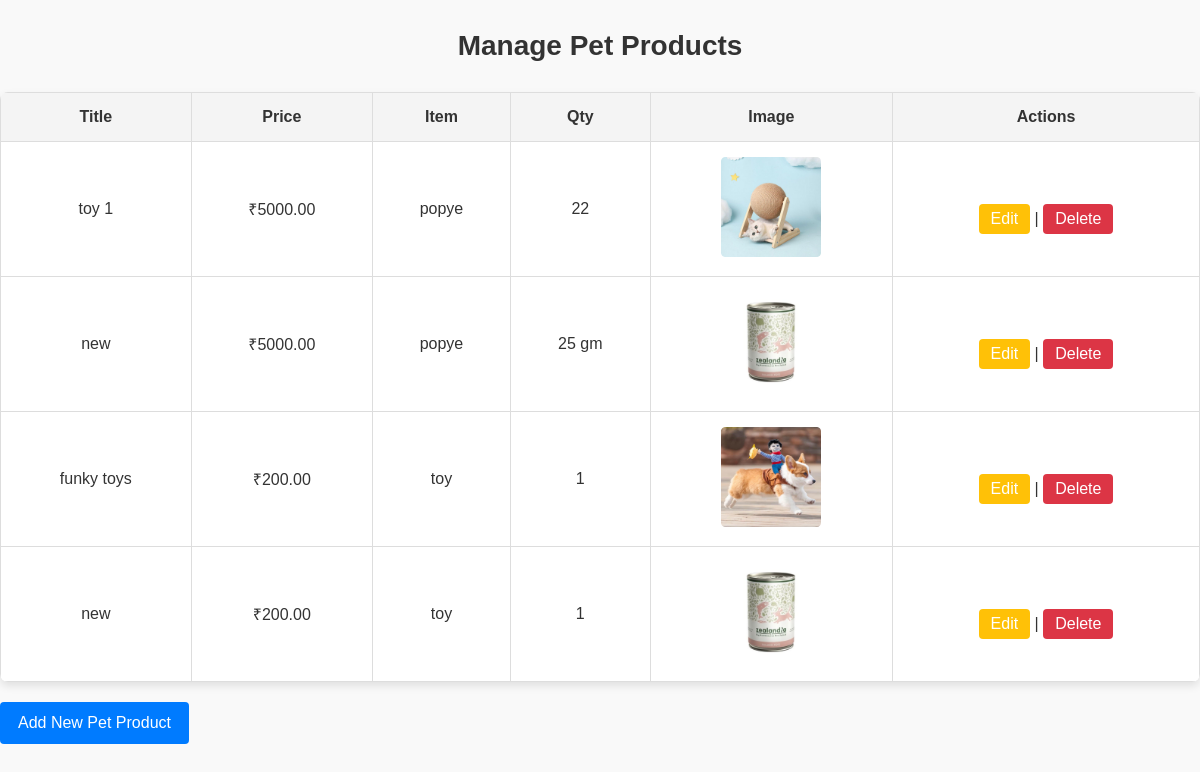
/manage_products.php, run on the app's committed database.
### tables this page shows
CREATE TABLE `pet_products` (
  `id` int(11) NOT NULL,
  `title` varchar(255) NOT NULL,
  `price` decimal(10,2) NOT NULL,
  `item` varchar(255) NOT NULL,
  `quantity` varchar(255) NOT NULL,
  `image_path` varchar(255) NOT NULL
);

### manage_products.php (the view, shortened to what this page needs)
<?php
include 'database.php';
?>
<!DOCTYPE html>
<html lang="en">
<head>
    <link rel="stylesheet" href="css/control.css">
</head>
<body>
<h2>Manage Pet Products</h2>
<div class="container">
<?php
$sql = "SELECT * FROM pet_products";
$result = $conn->query($sql);
if ($result->num_rows > 0) {
    echo '<table>';
    echo '<tr><th>Title</th><th>Price</th><th>Item</th><th>Qty</th><th>Image</th><th>Actions</th></tr>';
    while($row = $result->fetch_assoc()) {
        echo '<tr>';
        echo '<td>' . $row['title'] . '</td>';
        echo '<td>₹' . $row['price'] . '</td>';
        echo '<td>' . $row['item'] . '</td>';
        echo '<td>' . $row['quantity'] . '</td>';
        echo '<td><img src="' . $row['image_path'] . '" width="100"></td>';
        echo '<td>';
        echo '<a href="edit_pet_product.php?id=' . $row['id'] . '">Edit</a> | ';
        echo '<a href="delete_pet_product.php?id=' . $row['id'] . '">Delete</a>';
        echo '</td>';
        echo '</tr>';
    }
    echo '</table>';
} else {
    echo "No pet products available.";
}
?>
</div>
<a href="add_product.php" class="button-link">Add New Pet Product</a>
</body>
</html>

### css/control.css (style rules this page uses)
body { font-family: Arial, sans-serif; margin: 0; padding: 0; background-color: #f9f9f9; color: #333; }
h2 { text-align: center; margin-top: 30px; color: #333; font-size: 28px; }
a { display: block; text-align: center; margin-top: 20px; text-decoration: none; color: #007BFF; font-size: 16px; transition: color 0.3s ease; }
table { width: 100%; border-collapse: collapse; margin-top: 30px; background: #fff; box-shadow: 0 4px 8px rgba(0, 0, 0, 0.1); border-radius: 8px; overflow: hidden; }
table th, table td { padding: 15px; text-align: center; border: 1px solid #ddd; font-size: 1em; }
table th { background-color: #f4f4f4; font-weight: bold; }
table img { border-radius: 4px; max-width: 100px; max-height: 100px; }
table a { text-decoration: none; padding: 6px 12px; border-radius: 4px; font-size: 1em; display: inline-block; }
table a[href*="edit"] { background-color: #ffc107; color: #fff; }
table a[href*="delete"] { background-color: #dc3545; color: #fff; }
a.button-link { display: inline-block; background-color: #007bff; color: #fff; padding: 12px 18px; border-radius: 4px; text-align: center; margin-top: 20px; font-size: 16px; transition: background 0.3s; }

### data on the page
pet_products: title "toy 1", price "5000.00", item "popye", quantity "22", image_path (picture)
pet_products: title "new", price "5000.00", item "popye", quantity "25 gm", image_path (picture)
pet_products: title "funky toys", price "200.00", item "toy", quantity "1", image_path (picture)
pet_products: title "new", price "200.00", item "toy", quantity "1", image_path (picture)
